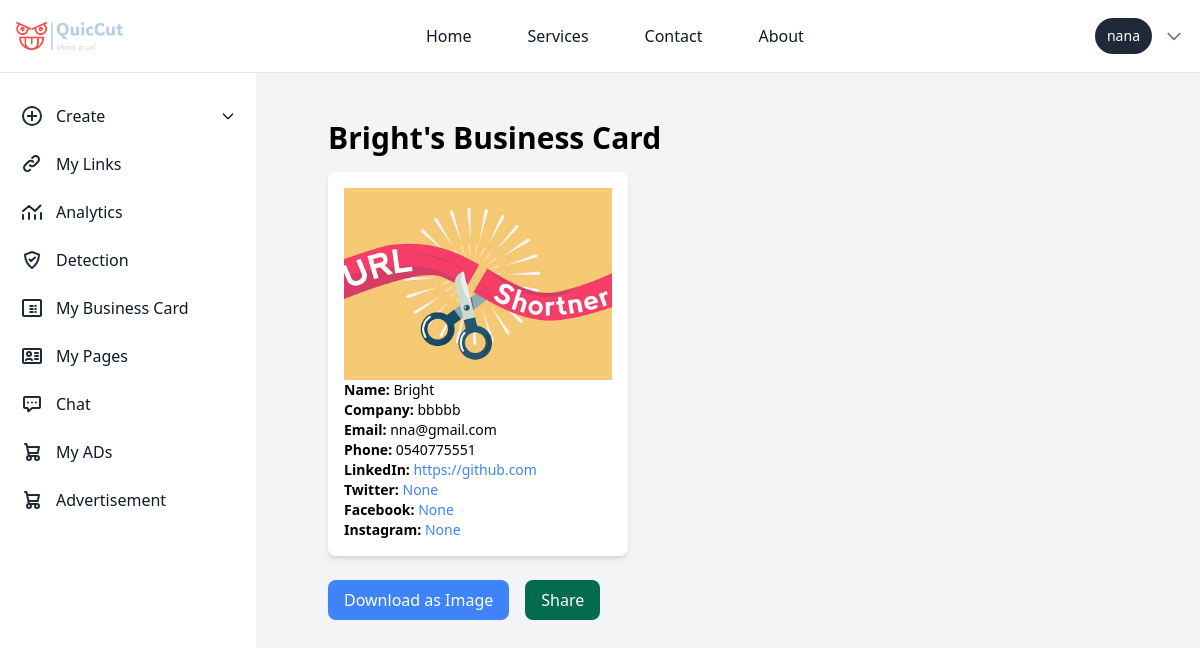
Screenshot of /business_card/business-cards/3/ (signed in) with the database file from the repository.
### business_card/models.py (models this page shows, shortened)
class UserBusinessCard(models.Model):
    user = models.ForeignKey(User, on_delete=models.CASCADE)
    template = models.ForeignKey(BusinessCardTemplate, on_delete=models.CASCADE, blank=True, null=True)
    custom_template_image = models.ImageField(upload_to='custom_templates/', blank=True, null=True)
    name = models.CharField(max_length=100)
    company_name = models.CharField(max_length=100)
    email = models.EmailField()
    phone_number = models.CharField(max_length=15)
    linkedin = models.URLField(blank=True, null=True)
    twitter = models.URLField(blank=True, null=True)
    facebook = models.URLField(blank=True, null=True)
    instagram = models.URLField(blank=True, null=True)
    created_at = models.DateTimeField(auto_now_add=True)
    logo = models.ImageField(upload_to='logos/', blank=True, null=True)

### business_card/views.py (the view)
# urls.py: path('business-cards/<int:pk>/', views.business_card_detail, name='business_card_detail'),
@login_required
def business_card_detail(request, pk):
    business_card = get_object_or_404(UserBusinessCard, pk=pk)
    return render(request, 'business_card/business_card_detail.html', {'business_card': business_card})

### chat/templatetags/chat_tags.py (called while the page is built)
@register.simple_tag
def unread_message_count(user):
    return Message.objects.filter(receiver=user, is_read=False).count()

### templates/business_card/business_card_detail.html (shortened to what this page needs)
{% extends "basehome/base.html" %}
{% load static %}
{% block content %}
{% load static %}
<body class="overflow-hidden">
<div class="bg-gray-100 p-10 sm:ml-64 mt-12 overflow-y-auto max-h-screen">
    <div class="w-full h-screen bg-gray-100">
    <div class="container mx-auto  p-8 rounded-lg ">
        <h1 class="text-3xl font-bold mb-4">{{ business_card.name }}'s Business Card</h1>
        <div id="business-card" class="flex flex-col items-center bg-white p-4 rounded-lg shadow-md" style="width: 300px;">
            <div class="h-48 overflow-hidden">
                {% if business_card.custom_template_image %}
                    <img src="{{ business_card.custom_template_image.url }}" alt="Business Card Template" class="w-full h-full object-cover">
                {% else %}
                    <img src="{{ business_card.template.image.url }}" alt="Business Card Template" class="w-full h-full object-cover">
                {% endif %}
            </div>
            <div class="text-left w-full">
                <p class="text-sm"><strong>Name:</strong> {{ business_card.name }}</p>
                <p class="text-sm"><strong>Company:</strong> {{ business_card.company_name }}</p>
                <p class="text-sm"><strong>Email:</strong> {{ business_card.email }}</p>
                <p class="text-sm"><strong>Phone:</strong> {{ business_card.phone_number }}</p>
                <p class="text-sm"><strong>LinkedIn:</strong> <a href="{{ business_card.linkedin }}" class="text-blue-500 hover:underline break-words">{{ business_card.linkedin }}</a></p>
                <p class="text-sm"><strong>Twitter:</strong> <a href="{{ business_card.twitter }}" class="text-blue-500 hover:underline break-words">{{ business_card.twitter }}</a></p>
                <p class="text-sm"><strong>Facebook:</strong> <a href="{{ business_card.facebook }}" class="text-blue-500 hover:underline break-words">{{ business_card.facebook }}</a></p>
                <p class="text-sm"><strong>Instagram:</strong> <a href="{{ business_card.instagram }}" class="text-blue-500 hover:underline break-words">{{ business_card.instagram }}</a></p>
            </div>
        </div>
        <div class="mt-6 flex space-x-4">
            <button id="downloadBtn" class="bg-blue-500 text-white px-4 py-2 rounded-lg hover:bg-blue-600">Download as Image</button>
                <button id="share-button"  class="bg-green-700 text-white px-4 py-2 rounded-lg hover:bg-green-600">
                    Share
                </button>
        </div>
    </div>
    <br>
    <br>
    <br>
</div>
</div>
</body>
{% endblock %}

### templates/basehome/base.html (shortened to what this page needs)
{% load compress %}
{% load static %}
{% load chat_tags %}
<!DOCTYPE html>
<html lang="en">
<head>
    {% compress css %}
    <link rel="stylesheet" href="{% static 'src/output.css' %}">
    {% endcompress %}
</head>
<body class="p-0 m-0">
  <nav class="bg-white dark:bg-gray-900 border-b border-gray-200 dark:border-gray-700  fixed w-full z-10 top-0">
    <div class="max-w-screen-xl mx-auto p-4 flex flex-wrap items-center justify-between">
       <a href="/" class=" items-center ">
          <img src="{% static 'logo.png' %}" class="h-6 me-3 sm:h-7" alt="logo" />
       </a>
        <div class="flex items-center md:order-2 space-x-3 rtl:space-x-reverse">
            {% if user.is_authenticated %}
            <span class="flex items-center text-sm bg-gray-800 text-white rounded-full py-2 px-3 focus:ring-4 focus:ring-gray-300 dark:focus:ring-gray-600">
                {{ user.username }}
            </span>
            <div class="relative">
                <button id="user-menu-button" class="flex items-center text-sm text-gray-500 hover:text-gray-700 dark:text-gray-400 dark:hover:text-gray-300 focus:outline-none">
                    <svg class="w-5 h-5" fill="none" stroke="currentColor" viewBox="0 0 24 24" xmlns="http://www.w3.org/2000/svg">
                        <path stroke-linecap="round" stroke-linejoin="round" stroke-width="2" d="M19 9l-7 7-7-7"></path>
                    </svg>
                </button>
            </div>
            {% endif %}
        </div>
        <div class="hidden w-full md:flex md:w-auto md:order-1" id="navbar-user">
            <ul class="flex flex-col p-4 mt-4 bg-gray-50 md:bg-white dark:bg-gray-800 md:dark:bg-gray-900 md:mt-0 md:flex-row md:space-x-8 md:p-0 border border-gray-100 rounded-lg md:border-0 dark:border-gray-700">
                <li>
                    <a href="/" class="block py-2 px-3 text-gray-900 hover:text-blue-700 dark:text-white md:hover:bg-transparent md:dark:hover:text-blue-500 dark:hover:bg-gray-700 dark:hover:text-white md:dark:hover:bg-transparent">Home</a>
                </li>
                <li>
                    <a href="{% url 'service' %}" class="block py-2 px-3 text-gray-900 hover:text-blue-700 dark:text-white md:hover:bg-transparent md:dark:hover:text-blue-500 dark:hover:bg-gray-700 dark:hover:text-white md:dark:hover:bg-transparent">Services</a>
                </li>
                <li>
                    <a href="{% url 'contact' %}" class="block py-2 px-3 text-gray-900 hover:text-blue-700 dark:text-white md:hover:bg-transparent md:dark:hover:text-blue-500 dark:hover:bg-gray-700 dark:hover:text-white md:dark:hover:bg-transparent">Contact</a>
                </li>
                <li>
                    <a href="{% url 'about' %}" class="block py-2 px-3 text-gray-900 hover:text-blue-700 dark:text-white md:hover:bg-transparent md:dark:hover:text-blue-500 dark:hover:bg-gray-700 dark:hover:text-white md:dark:hover:bg-transparent">About</a>
                </li>
            </ul>
        </div>
    </div>
</nav>
    <nav class="bg-white">
      <aside id="logo-sidebar" class=" fixed mt-20 left-0 z-40 w-64 h-screen transition-transform -translate-x-full sm:translate-x-0" aria-label="Sidebar">
        <div class="h-full px-3 py-4 overflow-y-auto bg-white dark:bg-white-800">
        <div >
          <div >
            <ul id="sidebar" class="space-y-2 font-medium">
             {% if user.is_authenticated %}
             <li x-data="{ open: false }">
              <a href="javascript:void(0);" @click="open = !open" class="flex items-center p-2 text-gray-900 rounded-lg dark:text-white hover:bg-gray-100 dark:hover:bg-gray-700 group">
                  <span class="ms-3">Create</span>
                  <svg :class="{ 'rotate-180': open }" class="w-4 h-4 ml-auto transition-transform duration-200" xmlns="http://www.w3.org/2000/svg" fill="none" viewBox="0 0 24 24" stroke="currentColor">
                      <path stroke-linecap="round" stroke-linejoin="round" stroke-width="2" d="M19 9l-7 7-7-7"/>
                  </svg>
              </a>
          </li>
            <li>
              <a href="{% url 'user_links' %}" class="flex items-center p-2 text-gray-900 rounded-lg dark:text-white hover:bg-gray-100 dark:hover:bg-gray-700 group">
               <span class="ms-3">My Links</span>
               </a>
             </li>
             <li>
              <a href="{% url 'analytics_view' %}" class="flex items-center p-2 text-gray-900 rounded-lg dark:text-white hover:bg-gray-100 dark:hover:bg-gray-700 group">
                <svg class="w-6 h-6 text-gray-800 dark:text-white" aria-hidden="true" xmlns="http://www.w3.org/2000/svg" width="24" height="24" fill="none" viewBox="0 0 24 24">
                  <path stroke="currentColor" stroke-linecap="round" stroke-linejoin="round" stroke-width="2" d="M3 15v4m6-6v6m6-4v4m6-6v6M3 11l6-5 6 5 5.5-5.5"/>
                </svg>
                 <span class="flex-1 ms-3 whitespace-nowrap">Analytics</span>
              </a>
           </li>
           <li>
            <a href="{% url 'predict' %}" class="flex items-center p-2 text-gray-900 rounded-lg dark:text-white hover:bg-gray-100 dark:hover:bg-gray-700 group">
               <span class="flex-1 ms-3 whitespace-nowrap">Detection</span>
            </a>
         </li>
   <li>
    <a href="{% url 'business_card_list' %}" class="flex items-center p-2 text-gray-900 rounded-lg dark:text-white hover:bg-gray-100 dark:hover:bg-gray-700 group">
       <span class="flex-1 ms-3 whitespace-nowrap">My Business Card</span>
    </a>
 </li>
 <li>
  <a href="{% url 'user_landing_pages' %}" class="flex items-center p-2 text-gray-900 rounded-lg dark:text-white hover:bg-gray-100 dark:hover:bg-gray-700 group">
     <span class="flex-1 ms-3 whitespace-nowrap">My Pages</span>
  </a>
</li>
    <li>
      <a href="{% url 'chat_list' %}"  class="flex items-center p-2 text-gray-900 rounded-lg dark:text-white hover:bg-gray-100 dark:hover:bg-gray-700 group">
         <span class="flex-1 ms-3 whitespace-nowrap">Chat</span>
         {% load chat_tags %}
         {% unread_message_count user as unread_count %}
      </a>
   </li>
    <li>
      <a href="{% url 'my_content'%}" class="flex items-center p-2 text-gray-900 rounded-lg dark:text-white hover:bg-gray-100 dark:hover:bg-gray-700 group">
        <span class="ms-3">My ADs</span>
        </a>
      </li>
             <li>
              <a href="{% url 'content_list' %}" class="flex items-center p-2 text-gray-900 rounded-lg dark:text-white hover:bg-gray-100 dark:hover:bg-gray-700 group">
                 <span class="flex-1 ms-3 whitespace-nowrap">Advertisement</span>
              </a>
           </li>
              {% endif %}
            </ul>
          </div>
        </div>
        <br>
        <br>
        <br>
        <br>
      </nav>
    {% block content %}
    {% endblock %}
</body>
</html>

### rows the page displays
UserBusinessCard: name "Bright", custom_template_image (picture), company_name "bbbbb", email "nna@gmail.com", phone_number "0540775551", linkedin "https://github.com", twitter "None", facebook "None", instagram "None"

### other values shown
{{ user.username }} "nana"
